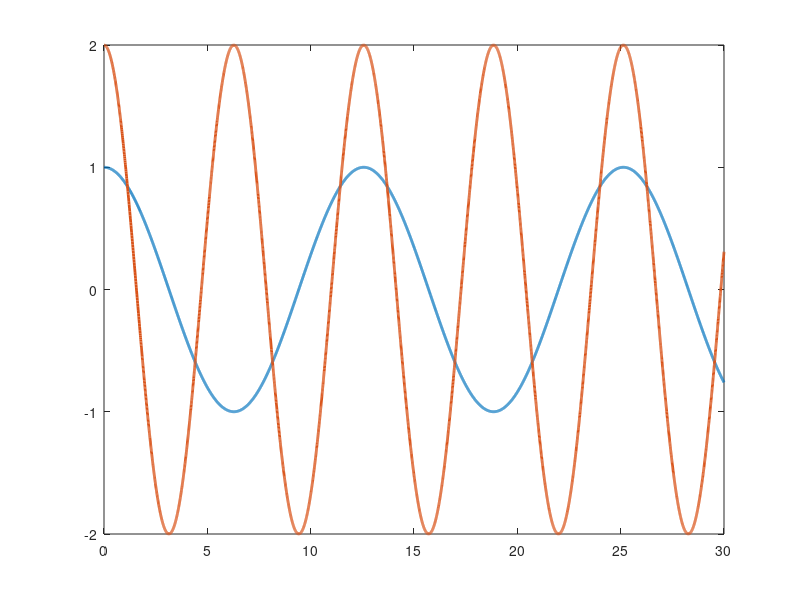

MATLAB code to generate this figure: (Note: this script raises an error after producing the figure.)
function traditional_Rise
close all
% Set up dynamics for sim
p1       = 3.473;
p2       = 0.196;
p3       = 0.242;
f1       = 5.3;
f2       = 1.1;




% Simulation final time
tf   = 30;

% Initial condition vector (X0 must be same size and "form" as X and XDot below)
% (i.e., in this sim, X0 = [e1_0;e2_0;r_0;thetahat_0])

% define e2_0
e2_0 = [3;2];

% define intergrate part
intergrate_0 = [0;0];

theta    = [p1;p2;p3;f1;f2];

X0   = [4;10;e2_0;3;2;intergrate_0];


% Options for integration function
opts = odeset('RelTol',1e-3,'AbsTol',1e-3);

% Integrate (you can send the paramters theta to the dynamics as seen below)
uout = [];
[t,STATES] = ode45(@(t,X) tra_rise(t,X,theta),[0 tf],X0,opts);

% Set up desired trajectory data for plots (enter desired trajectory for your simulation)
qd = [cos(0.5*t) 2*cos(t)]';

% Parse integrated states (STATES is the same "form" as X0)
% (i.e., in this sim, STATES = [e r thetahat] over all time);
e1  = STATES(:,1:2)';
e2  = STATES(:,3:4)';
r  = STATES(:,5:6)';
intergrate = STATES(:,7:8)';



% Compute x from e and xd for plotting purposes
q  = e1 + qd;


% Plot the actual vs desired trajectories
figure(1)
plot(t,qd,'-','LineWidth',2)
hold on
ax = gca;
ax.ColorOrderIndex = 1;
plot(t,q,':','LineWidth',2)
hold off

figure(2)
plot(t,e1,'b','LineWidth',2)


figure(3)
plot(t,e2,'-','LineWidth',2)

figure(4)
K        = 10;
uout = (K+1)*e2 - (K+1)*e2_0 + intergrate;
plot(t,uout,'-','LineWidth',2)


function [XDot] = tra_rise(t,X,theta)

% Parse parameter vector
p1 = theta(1);
p2 = theta(2);
p3 = theta(3);
f1 = theta(4);
f2 = theta(5);

e2_0 = [3;2];

% Select gains for controller
K        = 10;
a1       = 1.5;
a2       = 1.5;
Beta     = 10; 


% Desired trajectory and needed derivatives
qd       = [cos(0.5*t);2*cos(t)];
qdDot    = [-0.5*sin(0.5*t); -2*sin(t)];   %Enter the expression
qdDotDot = [-0.25*cos(0.5*t); -2*cos(t)];  %Enter the expression 


% Parse current states (X is the same size and "form" as X0)
% (i.e., in this sim, X = [e;r;thetahat])
e1       = [X(1);X(2)];
e2       = [X(3);X(4)];
r        = [X(5);X(6)];
intergrate     = [X(7);X(8)];


% Compute current x and xDot for convenience
q        = e1 + qd;
qDot     = e2 - a1*e1 + qdDot;

% Compute cos(x2) and sin(x2) for convenience
c2       = cos(q(2));
s2       = sin(q(2));

% Compute current matrices for the dynamics 
% with interuption interruption Taud
M        = [p1 + 2*p3*c2 p2 + p3*c2;p2 + p3*c2 p2];
Vm       = [-p3*s2*qDot(2) -p3*s2*(qDot(1) + qDot(2));p3*s2*qDot(1) 0];
fd       = [f1 0;0 f2];

Taud     = [0.5*cos(0.5*t); sin(t)];


% Design RISE term
intergrate_dot = (K+1)*a2*e2 + Beta*sign(e2);
miu1 = (K+1)*e2 - (K+1)*e2_0 + intergrate;

% Design input u
u = miu1;

e1Dot = e2 - a1*e1;
e2Dot = a1*e1Dot - M\(-Vm * qDot -fd*qDot + u - Taud) + qdDotDot;

XDot   = [e1Dot;e2Dot;0;0;intergrate_dot];
